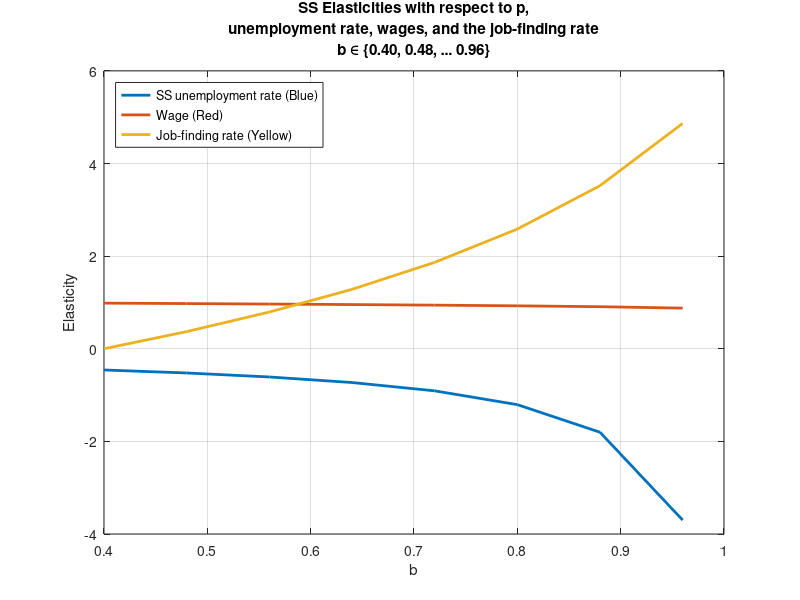
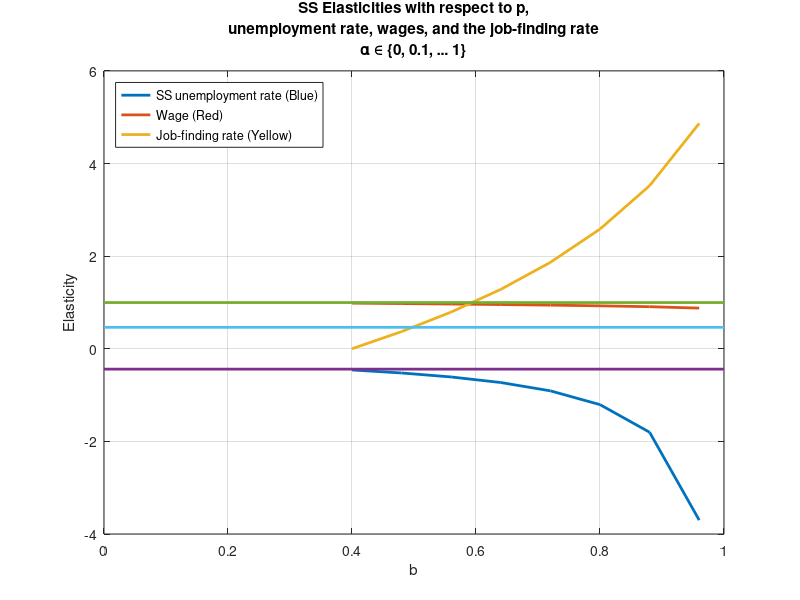
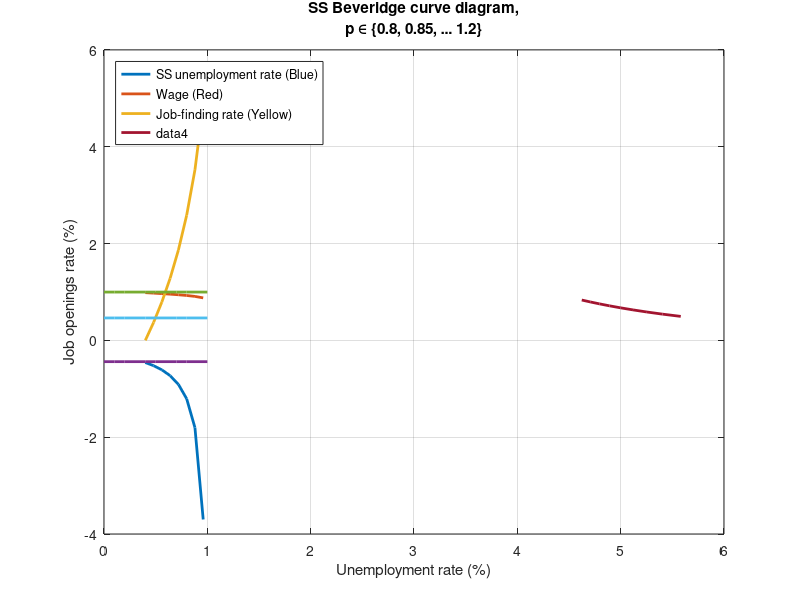
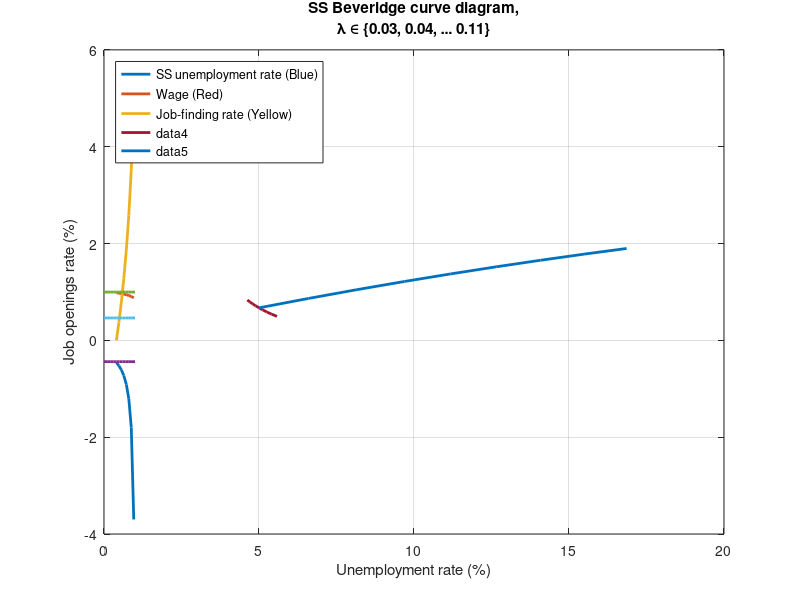

MATLAB code to generate these figures, in order:
%==========================================================================
%% 2 percentage signs represent sections of code;
% 1 percentage sign represents comments for code or commented out code;

% Answers to question parts that don't involve code can be found at the
% bottom of the programme, in the section ``Questions asked in problemset x
% that don't involve code".

% Text answers to question parts that involve code will be between the
% sub-section label:
%=======
% ANSWER
%=======
% Answer here
%===========
% END ANSWER
%===========

% Comments that are important will be between the sub-section label:
%=====
% NOTE
%=====
% Important note here
%=========
% END NOTE
%=========
% ECO387E Problem Set 1, 2
% Paul Le Tran, plt377
% 16 February, 2022
%==========================================================================

%==========================================================================
%% Setting up workspace
clear all;
close all;
clc;

home_dir = 'path\to\programmes';

cd(home_dir);
%==========================================================================

%==========================================================================
%% Part 2a: Model with exogenous separations. Compute the steady-state (SS) values of the wage, w, and job-finding rate, \phi.
% Creating calibration variables
p_a = 1;
b = 0.4;
lambda = 0.03;
eta = 0.72;
beta = 0.72;
r = 0.004;
% Setting matching mismatch parameter, \mu to problem specification
mu = 1;

% Creating job-filling rate function, q(\theta)
q_theta = @(theta) mu.*((1./theta).^eta);

% Creating job-finding rate function, \phi(\theta)
phi_theta = @(theta) theta.*q_theta(theta);

% Creating SS Beveridge curve equation as a function of \theta
u_theta_ss = @(theta) lambda./(lambda + phi_theta(theta));

% Finding the SS unemployment rate given theta_ss (we are given it is 0.05)
u_ss_a = 0.05;

% Solving for theta that yields unemployment rate of 0.05
theta0 = 0.10;
theta_for_u005_ss = fsolve(@(theta) u_theta_ss(theta) - u_ss_a, theta0);

% Creating SS function k(\theta). This is done by substituting the wage
% equation into the job creation condition equation, then rearranging to
% have k as a function of \theta.
k_theta_ss = @(theta) ((1 - beta)*(p_a - b).*q_theta(theta))./(lambda + r + beta.*phi_theta(theta));

% Creating SS wage equation as a function of \theta
w_theta_ss = @(theta) (1 - beta)*b + beta.*(p_a + theta.*k_theta_ss(theta));

% Finding SS k given the \theta value that results in SS unemployment rate
% to equal 0.05
k_ss_a = k_theta_ss(theta_for_u005_ss);

% Finding SS wage given the \theta value that results in SS unemployment
% rate to equal 0.05
w_ss_a = w_theta_ss(theta_for_u005_ss);

% Finding SS job-finding rate given the \theta value that results in SS
% unemployment rate to equal 0.05
phi_ss_a = phi_theta(theta_for_u005_ss);
%=======
% ANSWER
%=======
% Given our calibration values and mismatching parameter \mu = 1, we find
% that k = 1.6043 will result in SS equilibrium u = 0.05, \theta = 0.1343, w = 0.9871, \phi(\theta) = 0.57.
%===========
% END ANSWER
%===========
%==========================================================================

%==========================================================================
%% Part 2b: Compute the SS unemployment rate, job-finding rate, and wage for the same calibration as in 2a., but choosing p = 1.1. What is the SS elasticity of u, w, and \phi with respect to productivity p?
% Creating calibration variables
p = 1.1;
b = 0.4;
lambda = 0.03;
eta = 0.72;
beta = 0.72;
r = 0.004;
% Setting matching mismatch parameter, \mu to problem specification
mu = 1;
% Setting parameter k to equal the solved value from part 2a.
k = k_ss_a;

% Creating job-filling rate function, q(\theta)
q_theta = @(theta) mu.*((1./theta).^eta);

% Creating job-finding rate function, \phi(\theta)
phi_theta = @(theta) theta.*q_theta(theta);

% Creating SS wage equation as a function of \theta
w_theta_ss = @(theta) (1 - beta)*b + beta.*(p + theta.*k);

% Creating SS job creation condition equation as a function of \theta
jc_theta_ss = @(theta) ((p - w_theta_ss(theta))./(r + lambda)) - k./q_theta(theta);

% Creating SS Beveridge curve equation as a function of \theta
u_theta_ss = @(theta) lambda./(lambda + phi_theta(theta));

% Finding \theta such that SS job creation condition (with wage equation
% plugged in) is equal to zero
theta0 = 0.47;
theta_ss = fsolve(@(theta) jc_theta_ss(theta), theta0);

% Finding the SS wage given theta_ss
w_ss = w_theta_ss(theta_ss);

% Finding the SS unemployment rate given theta_ss
u_ss = u_theta_ss(theta_ss);

% Finding the SS job-finding rate given theta_ss
phi_ss = phi_theta(theta_ss);
%=======
% ANSWER
%=======
% With productivity p = 1.1 and every other calibration parameter set the
% same as in part 2a., we find that SS u = 0.0479, \phi(\theta) = 0.5957, w = 1.0856.
%===========
% END ANSWER
%===========

% To avoid more mindless algebra and derivatives (ASK PROFESSOR MUELLER IF
% THIS IS ACTUALLY THE DESIRED METHOD), we will use the ratio of per cent
% changes definition of elasticity with respect to p.
u_elasticity_wrt_p = ((u_ss - u_ss_a)/(u_ss + u_ss_a))/((p - p_a)/(p + p_a));
w_elasticity_wrt_p = ((w_ss - w_ss_a)/(w_ss + w_ss_a))/((p - p_a)/(p + p_a));
phi_elasticity_wrt_p = ((phi_ss - phi_ss_a)/(phi_ss + phi_ss_a))/((p - p_a)/(p + p_a));
%=======
% ANSWER
%=======
% Using p \in {1, 1.1}, the SS elasticities of unemployment rate, wage,
% and job-finding rate with respect to p are -0.4402, 0.9975, and 0.4628
% respectively.
%===========
% END ANSWER
%===========
%==========================================================================

%==========================================================================
%% Part 2c: Compute the SS elasticities of u, w, and \phi with respect to p for the same calibration as in 2a., but where you set \beta = 0.2. Moreover, is the SS unemployment rate with this alternative calibration too low or too high to the socially efficient unemployment rate? Describe your intuition why this is so.
%======================================================
% Calculating SS u, w, and \phi with p = 1, \beta = 0.2 
%======================================================
% Creating calibration variables
p = 1;
b = 0.4;
lambda = 0.03;
eta = 0.72;
beta = 0.2;
r = 0.004;
% Setting matching mismatch parameter, \mu to problem specification
mu = 1;
% Setting parameter k to equal the solved value from part 2a.
k = k_ss_a;

% Creating job-filling rate function, q(\theta)
q_theta = @(theta) mu.*((1./theta).^eta);

% Creating job-finding rate function, \phi(\theta)
phi_theta = @(theta) theta.*q_theta(theta);

% Creating SS wage equation as a function of \theta
w_theta_ss = @(theta) (1 - beta)*b + beta.*(p + theta.*k);

% Creating SS job creation condition equation as a function of \theta
jc_theta_ss = @(theta) ((p - w_theta_ss(theta))./(r + lambda)) - k./q_theta(theta);

% Creating SS Beveridge curve equation as a function of \theta
u_theta_ss = @(theta) lambda./(lambda + phi_theta(theta));

% Finding \theta such that SS job creation condition (with wage equation
% plugged in) is equal to zero
theta0 = 0.47;
theta_ss_p1 = fsolve(@(theta) jc_theta_ss(theta), theta0);

% Finding the SS wage given theta_ss
w_ss_p1 = w_theta_ss(theta_ss_p1);

% Finding the SS unemployment rate given theta_ss
u_ss_p1 = u_theta_ss(theta_ss_p1);

% Finding the SS job-finding rate given theta_ss
phi_ss_p1 = phi_theta(theta_ss_p1);

%========================================================
% Calculating SS u, w, and \phi with p = 1.1, \beta = 0.2 
%========================================================
% Creating calibration variables
p = 1.1;
b = 0.4;
lambda = 0.03;
eta = 0.72;
beta = 0.2;
r = 0.004;
% Setting matching mismatch parameter, \mu to problem specification
mu = 1;
% Setting parameter k to equal the solved value from part 2a.
k = k_ss_a;

% Creating job-filling rate function, q(\theta)
q_theta = @(theta) mu.*((1./theta).^eta);

% Creating job-finding rate function, \phi(\theta)
phi_theta = @(theta) theta.*q_theta(theta);

% Creating SS wage equation as a function of \theta
w_theta_ss = @(theta) (1 - beta)*b + beta.*(p + theta.*k);

% Creating SS job creation condition equation as a function of \theta
jc_theta_ss = @(theta) ((p - w_theta_ss(theta))./(r + lambda)) - k./q_theta(theta);

% Creating SS Beveridge curve equation as a function of \theta
u_theta_ss = @(theta) lambda./(lambda + phi_theta(theta));

% Finding \theta such that SS job creation condition (with wage equation
% plugged in) is equal to zero
theta0 = 0.47;
theta_ss_p11 = fsolve(@(theta) jc_theta_ss(theta), theta0);

% Finding the SS wage given theta_ss
w_ss_p11 = w_theta_ss(theta_ss_p11);

% Finding the SS unemployment rate given theta_ss
u_ss_p11 = u_theta_ss(theta_ss_p11);

% Finding the SS job-finding rate given theta_ss
phi_ss_p11 = phi_theta(theta_ss_p11);

% To avoid more mindless algebra and derivatives (ASK PROFESSOR MUELLER IF
% THIS IS ACTUALLY THE DESIRED METHOD), we will use the ratio of per cent
% changes definition of elasticity with respect to p.
u_elasticity_wrt_p = ((u_ss_p11 - u_ss_p1)/(u_ss_p11 + u_ss_p1))/((1.1 - 1)/(1.1 + 1));
w_elasticity_wrt_p = ((w_ss_p11 - w_ss_p1)/(w_ss_p11 + w_ss_p1))/((1.1 - 1)/(1.1 + 1));
phi_elasticity_wrt_p = ((phi_ss_p11 - phi_ss_p1)/(phi_ss_p11 + phi_ss_p1))/((1.1 - 1)/(1.1 + 1));
%=======
% ANSWER
%=======
% Using p \in {1, 1.1}, the SS elasticities of unemployment rate, wage,
% and job-finding rate with respect to p are -0.4583, 0.9851, and 0.4708
% respectively.

% We see that the SS unemployment rate in this alternative calibration is
% too low relative to the socially efficient unemployment rate. This is
% because \beta = 0.2 < \eta = 0.72, meaning Hosios' condition is not
% met. Intuitively, this inequality will result in firms creating more
% congestion to other firms compared to congestion created amongst workers
% (not that this is at the margin).
%===========
% END ANSWER
%===========
%==========================================================================

%==========================================================================
%% Part 2d: Compute the SS elasticities of u, w, and \phi for the same calibration as in 2a., but where you set \beta = 0.2 and where you vary the parameter b in 0.08-increments from 0.40 to 0.96. Plot the SS elasticities in a graph as a function of b.
%=================================================================
% Calculating SS u, w, and \phi with p = 1, \beta = 0.2, varying b 
%=================================================================
% Creating calibration variables
p = 1;
b = [0.40:0.08:0.96];
lambda = 0.03;
eta = 0.72;
beta = 0.2;
r = 0.004;
% Setting matching mismatch parameter, \mu to problem specification
mu = 1;
% Setting parameter k to equal the solved value from part 2a.
k = k_ss_a;

% Creating job-filling rate function, q(\theta)
q_theta = @(theta) mu.*((1./theta).^eta);

% Creating job-finding rate function, \phi(\theta)
phi_theta = @(theta) theta.*q_theta(theta);

% Creating SS wage equation as a function of \theta
w_theta_ss = @(theta) (1 - beta)*b + beta.*(p + theta.*k);

% Creating SS job creation condition equation as a function of \theta
jc_theta_ss = @(theta) ((p - w_theta_ss(theta))./(r + lambda)) - k./q_theta(theta);

% Creating SS Beveridge curve equation as a function of \theta
u_theta_ss = @(theta) lambda./(lambda + phi_theta(theta));

% Finding \theta such that SS job creation condition (with wage equation
% plugged in) is equal to zero
theta0 = repmat(0.47, 1, length(b));
theta_ss_p1 = fsolve(@(theta) jc_theta_ss(theta), theta0);

% Finding the SS wage given theta_ss
w_ss_p1 = w_theta_ss(theta_ss_p1);

% Finding the SS unemployment rate given theta_ss
u_ss_p1 = u_theta_ss(theta_ss_p1);

% Finding the SS job-finding rate given theta_ss
phi_ss_p1 = phi_theta(theta_ss_p1);

%===================================================================
% Calculating SS u, w, and \phi with p = 1.1, \beta = 0.2, varying b 
%===================================================================
% Creating calibration variables
p = 1.1;
b = [0.40:0.08:0.96];
lambda = 0.03;
eta = 0.72;
beta = 0.2;
r = 0.004;
% Setting matching mismatch parameter, \mu to problem specification
mu = 1;
% Setting parameter k to equal the solved value from part 2a.
k = k_ss_a;

% Creating job-filling rate function, q(\theta)
q_theta = @(theta) mu.*((1./theta).^eta);

% Creating job-finding rate function, \phi(\theta)
phi_theta = @(theta) theta.*q_theta(theta);

% Creating SS wage equation as a function of \theta
w_theta_ss = @(theta) (1 - beta)*b + beta.*(p + theta.*k);

% Creating SS job creation condition equation as a function of \theta
jc_theta_ss = @(theta) ((p - w_theta_ss(theta))./(r + lambda)) - k./q_theta(theta);

% Creating SS Beveridge curve equation as a function of \theta
u_theta_ss = @(theta) lambda./(lambda + phi_theta(theta));

% Finding \theta such that SS job creation condition (with wage equation
% plugged in) is equal to zero
theta0 = repmat(0.47, 1, length(b));
theta_ss_p11 = fsolve(@(theta) jc_theta_ss(theta), theta0);

% Finding the SS wage given theta_ss
w_ss_p11 = w_theta_ss(theta_ss_p11);

% Finding the SS unemployment rate given theta_ss
u_ss_p11 = u_theta_ss(theta_ss_p11);

% Finding the SS job-finding rate given theta_ss
phi_ss_p1 = phi_theta(theta_ss_p11);

% To avoid more mindless algebra and derivatives (ASK PROFESSOR MUELLER IF
% THIS IS ACTUALLY THE DESIRED METHOD), we will use the ratio of per cent
% changes definition of elasticity with respect to p.
u_elasticity_wrt_p = ((u_ss_p11 - u_ss_p1)./(u_ss_p11 + u_ss_p1))./((1.1 - 1)./(1.1 + 1));
w_elasticity_wrt_p = ((w_ss_p11 - w_ss_p1)./(w_ss_p11 + w_ss_p1))./((1.1 - 1)./(1.1 + 1));
phi_elasticity_wrt_p = ((phi_ss_p11 - phi_ss_p1)./(phi_ss_p11 + phi_ss_p1))./((1.1 - 1)./(1.1 + 1));

% Plotting SS elasticities wrt p
plot(b, u_elasticity_wrt_p, 'LineWidth', 2);
hold on
plot(b, w_elasticity_wrt_p, 'LineWidth', 2);
hold on
plot(b, phi_elasticity_wrt_p, 'LineWidth', 2);
grid on
xlabel('b');
ylabel('Elasticity');
hold on

% Creating legend
legend('SS unemployment rate (Blue)', 'Wage (Red)', 'Job-finding rate (Yellow)', 'Location', 'Northwest');

% Creating title
title({'SS Elasticities with respect to p,', 'unemployment rate, wages, and the job-finding rate', 'b \in \{0.40, 0.48, \ldots 0.96\}'});

saveas(gcf, 'path\to\graphics\2d_plot.png');
close(gcf);
%==========================================================================

%==========================================================================
%% Part 2e: Assume now that the wage is set according to the following wage norm: w = \alpha*\omega + (1 - \alpha)*w_{NB}, where w_{NB} is the Nash-bargained wage in the standard model in 2a. Calibrate \omega such that \omega = w_{NB} = w in the SS equilibrium for p = 1. Compute and plot the SS elasticities of u, w, and \phi with respect to p as afunction of \alpha (going from 0 to 1 in 0.1 increments).
%======================================================================
% Calculating SS u, w, and \phi with p = 1, \beta = 0.2, varying \alpha 
%======================================================================
% Creating calibration variables
p = 1;
b = 0.4;
lambda = 0.03;
eta = 0.72;
beta = 0.72;
r = 0.004;
% Setting matching mismatch parameter, \mu to problem specification
mu = 1;
% Setting parameter k to equal the solved value from part 2a.
k = k_ss_a;
% Setting parameter \alpha
alpha = [0:0.1:1];

% Creating job-filling rate function, q(\theta)
q_theta = @(theta) mu.*((1./theta).^eta);

% Creating job-finding rate function, \phi(\theta)
phi_theta = @(theta) theta.*q_theta(theta);

% Creating SS Nash-bargained wage equation as a function of \theta
w_theta_nb_ss = @(theta) (1 - beta)*b + beta.*(p + theta.*k);

%=====
% NOTE
%=====
% Recall the SS equilibrium equations: The Beveridge curve, the job
% creation condition, and now the new wage equation:

% w = \alpha*\omega + (1 - \alpha)*w_{NB}.

% The problem asks for us to calibrate \omega such that

% w = \omega = w_{NB}.

% This fourth/new condition in SS equilibrium will result in our wage
% equation to essentially turn into w = w_{NB}. This will essentially
% result in our SS equilibrium to be equivalent to that found in part 2a.
%=========
% END NOTE
%=========
% Setting omega to equal w_{NB}, as desired in SS equilibrium
omega = @(theta) w_theta_nb_ss(theta);

% Creating SS wage equation that is a weighted average of \omega and
% w_theta_nb_ss
w_theta_ss = @(theta) alpha.*omega(theta) + (1 - alpha).*w_theta_nb_ss(theta);

% Creating SS job creation condition equation as a function of \theta
jc_theta_ss = @(theta) ((p - w_theta_ss(theta))./(r + lambda)) - k./q_theta(theta);

% Creating SS Beveridge curve equation as a function of \theta
u_theta_ss = @(theta) lambda./(lambda + phi_theta(theta));

% Finding \theta such that SS job creation condition (with wage equation
% plugged in) is equal to zero
theta0 = repmat(0.47, 1, length(alpha));
theta_ss_p1 = fsolve(@(theta) jc_theta_ss(theta), theta0);

% Finding the SS wage given theta_ss
w_ss_p1 = w_theta_ss(theta_ss_p1);

% Finding the SS unemployment rate given theta_ss
u_ss_p1 = u_theta_ss(theta_ss_p1);

% Finding the SS job-finding rate given theta_ss
phi_ss_p1 = phi_theta(theta_ss_p1);
%=======
% ANSWER
%=======
% When checking, we see that the SS equilibrium wage equals both \omega and
% the SS equilibrium Nash-bargained wage (all three in turn equal to
% 0.9871, which is the equilibrium wage found in part 2a).
%===========
% END ANSWER
%===========

%========================================================================
% Calculating SS u, w, and \phi with p = 1.1, \beta = 0.2, varying \alpha 
%========================================================================
% Creating calibration variables
p = 1.1;
b = 0.4;
lambda = 0.03;
eta = 0.72;
beta = 0.72;
r = 0.004;
% Setting matching mismatch parameter, \mu to problem specification
mu = 1;
% Setting parameter k to equal the solved value from part 2a.
k = k_ss_a;
% Setting parameter \alpha
alpha = [0:0.1:1];

% Creating job-filling rate function, q(\theta)
q_theta = @(theta) mu.*((1./theta).^eta);

% Creating job-finding rate function, \phi(\theta)
phi_theta = @(theta) theta.*q_theta(theta);

% Creating SS Nash-bargained wage equation as a function of \theta
w_theta_nb_ss = @(theta) (1 - beta)*b + beta.*(p + theta.*k);

%=====
% NOTE
%=====
% Recall the SS equilibrium equations: The Beveridge curve, the job
% creation condition, and now the new wage equation:

% w = \alpha*\omega + (1 - \alpha)*w_{NB}.

% The problem asks for us to calibrate \omega such that

% w = \omega = w_{NB}.

% This fourth/new condition in SS equilibrium will result in our wage
% equation to essentially turn into w = w_{NB}. This will essentially
% result in our SS equilibrium to be equivalent to that found in part 2a.
%=========
% END NOTE
%=========
% Setting omega to equal w_{NB}, as desired in SS equilibrium
omega = @(theta) w_theta_nb_ss(theta);

% Creating SS wage equation that is a weighted average of \omega and
% w_theta_nb_ss
w_theta_ss = @(theta) alpha.*omega(theta) + (1 - alpha).*w_theta_nb_ss(theta);

% Creating SS job creation condition equation as a function of \theta
jc_theta_ss = @(theta) ((p - w_theta_ss(theta))./(r + lambda)) - k./q_theta(theta);

% Creating SS Beveridge curve equation as a function of \theta
u_theta_ss = @(theta) lambda./(lambda + phi_theta(theta));

% Finding \theta such that SS job creation condition (with wage equation
% plugged in) is equal to zero
theta0 = repmat(0.47, 1, length(alpha));
theta_ss_p11 = fsolve(@(theta) jc_theta_ss(theta), theta0);

% Finding the SS wage given theta_ss
w_ss_p11 = w_theta_ss(theta_ss_p11);

% Finding the SS unemployment rate given theta_ss
u_ss_p11 = u_theta_ss(theta_ss_p11);

% Finding the SS job-finding rate given theta_ss
phi_ss_p11 = phi_theta(theta_ss_p11);

% To avoid more mindless algebra and derivatives (ASK PROFESSOR MUELLER IF
% THIS IS ACTUALLY THE DESIRED METHOD), we will use the ratio of per cent
% changes definition of elasticity with respect to p.
u_elasticity_wrt_p = ((u_ss_p11 - u_ss_p1)./(u_ss_p11 + u_ss_p1))./((1.1 - 1)./(1.1 + 1));
w_elasticity_wrt_p = ((w_ss_p11 - w_ss_p1)./(w_ss_p11 + w_ss_p1))./((1.1 - 1)./(1.1 + 1));
phi_elasticity_wrt_p = ((phi_ss_p11 - phi_ss_p1)./(phi_ss_p11 + phi_ss_p1))./((1.1 - 1)./(1.1 + 1));

% Plotting SS elasticities wrt p
plot(alpha, u_elasticity_wrt_p, 'LineWidth', 2);
hold on
plot(alpha, w_elasticity_wrt_p, 'LineWidth', 2);
hold on
plot(alpha, phi_elasticity_wrt_p, 'LineWidth', 2);
grid on
xlabel('b');
ylabel('Elasticity');
hold on

% Creating legend
legend('SS unemployment rate (Blue)', 'Wage (Red)', 'Job-finding rate (Yellow)', 'Location', 'Northwest');

% Creating title
title({'SS Elasticities with respect to p,', 'unemployment rate, wages, and the job-finding rate', '\alpha \in \{0, 0.1, \ldots 1\}'});

saveas(gcf, 'path\to\graphics\2e_plot.png');
close(gcf);
%==========================================================================

%==========================================================================
%% Part 2f: Going back to the model in part 2a, plot the SS relationship between v and u for different values of p in the interval from 0.8 to 1.2. On a different graph, plot the SS relationship betwen v and u for different values of the separation rate \lambda (p = 1). Which plot fits the empirical relationship job openings and unemployment better?
%===========================================================
% Calculating SS u and v with part 2a calibration, varying p
%===========================================================
% Creating calibration variables
p = [0.8:0.05:1.2];
b = 0.4;
lambda = 0.03;
eta = 0.72;
beta = 0.72;
r = 0.004;
% Setting matching mismatch parameter, \mu to problem specification
mu = 1;
% Setting parameter k to equal the solved value from part 2a.
k = k_ss_a;

% Creating job-filling rate function, q(\theta)
q_theta = @(theta) mu.*((1./theta).^eta);

% Creating job-finding rate function, \phi(\theta)
phi_theta = @(theta) theta.*q_theta(theta);

% Creating SS wage equation as a function of \theta
w_theta_ss = @(theta) (1 - beta)*b + beta.*(p + theta.*k);

% Creating SS job creation condition equation as a function of \theta
jc_theta_ss = @(theta) ((p - w_theta_ss(theta))./(r + lambda)) - k./q_theta(theta);

% Creating SS Beveridge curve equation as a function of \theta
u_theta_ss = @(theta) lambda./(lambda + phi_theta(theta));

% Finding \theta such that SS job creation condition (with wage equation
% plugged in) is equal to zero
theta0 = repmat(0.47, 1, length(p));
theta_ss = fsolve(@(theta) jc_theta_ss(theta), theta0);

% Finding the SS unemployment rate given theta_ss
u_ss = u_theta_ss(theta_ss);

% Finding the SS job vacancy rate given theta_ss
v_ss = theta_ss.*u_ss;

% Plotting Beveridge diagram
plot(u_ss*100, v_ss*100, 'LineWidth', 2);
hold on
grid on
xlabel('Unemployment rate (%)');
ylabel('Job openings rate (%)');
hold on

% Creating title
title({'SS Beveridge curve diagram,', 'p \in \{0.8, 0.85, \ldots 1.2\}'});

saveas(gcf, 'path\to\graphics\2fi_plot.png');
close(gcf);

%=================================================================
% Calculating SS u and v with part 2a calibration, varying \lambda
%=================================================================
% Creating calibration variables
p = 1;
b = 0.4;
lambda = [0.03:0.01:0.11];
eta = 0.72;
beta = 0.72;
r = 0.004;
% Setting matching mismatch parameter, \mu to problem specification
mu = 1;
% Setting parameter k to equal the solved value from part 2a.
k = k_ss_a;

% Creating job-filling rate function, q(\theta)
q_theta = @(theta) mu.*((1./theta).^eta);

% Creating job-finding rate function, \phi(\theta)
phi_theta = @(theta) theta.*q_theta(theta);

% Creating SS wage equation as a function of \theta
w_theta_ss = @(theta) (1 - beta)*b + beta.*(p + theta.*k);

% Creating SS job creation condition equation as a function of \theta
jc_theta_ss = @(theta) ((p - w_theta_ss(theta))./(r + lambda)) - k./q_theta(theta);

% Creating SS Beveridge curve equation as a function of \theta
u_theta_ss = @(theta) lambda./(lambda + phi_theta(theta));

% Finding \theta such that SS job creation condition (with wage equation
% plugged in) is equal to zero
theta0 = repmat(0.47, 1, length(lambda));
theta_ss = fsolve(@(theta) jc_theta_ss(theta), theta0);

% Finding the SS unemployment rate given theta_ss
u_ss = u_theta_ss(theta_ss);

% Finding the SS job vacancy rate given theta_ss
v_ss = theta_ss.*u_ss;

% Plotting Beveridge diagram
plot(u_ss*100, v_ss*100, 'LineWidth', 2);
hold on
grid on
xlabel('Unemployment rate (%)');
ylabel('Job openings rate (%)');
hold on

% Creating title
title({'SS Beveridge curve diagram,', '\lambda \in \{0.03, 0.04, \ldots 0.11\}'});

saveas(gcf, 'path\to\graphics\2fii_plot.png');
close(gcf);
%=======
% ANSWER
%=======
% Based on visual comparison, we see that the Beveridge curve diagram from
% varying productivity p results in a plot that fits the empirical
% relationship between job opens and unemployment better.
%===========
% END ANSWER
%===========